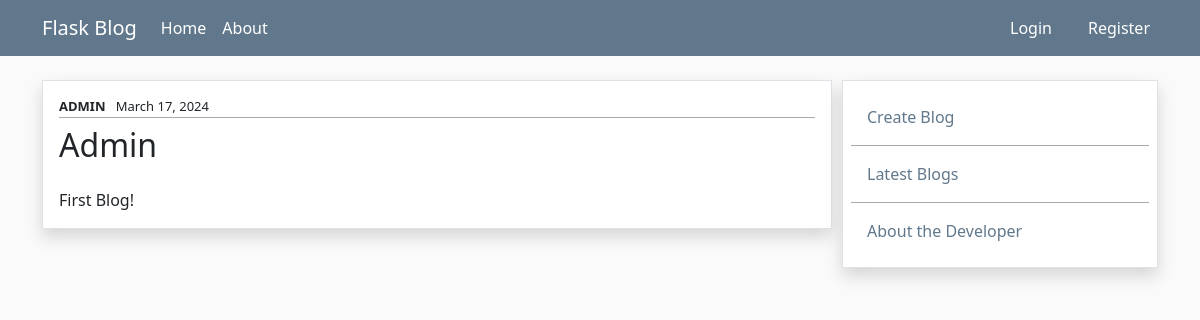
The app's page /home, older data.
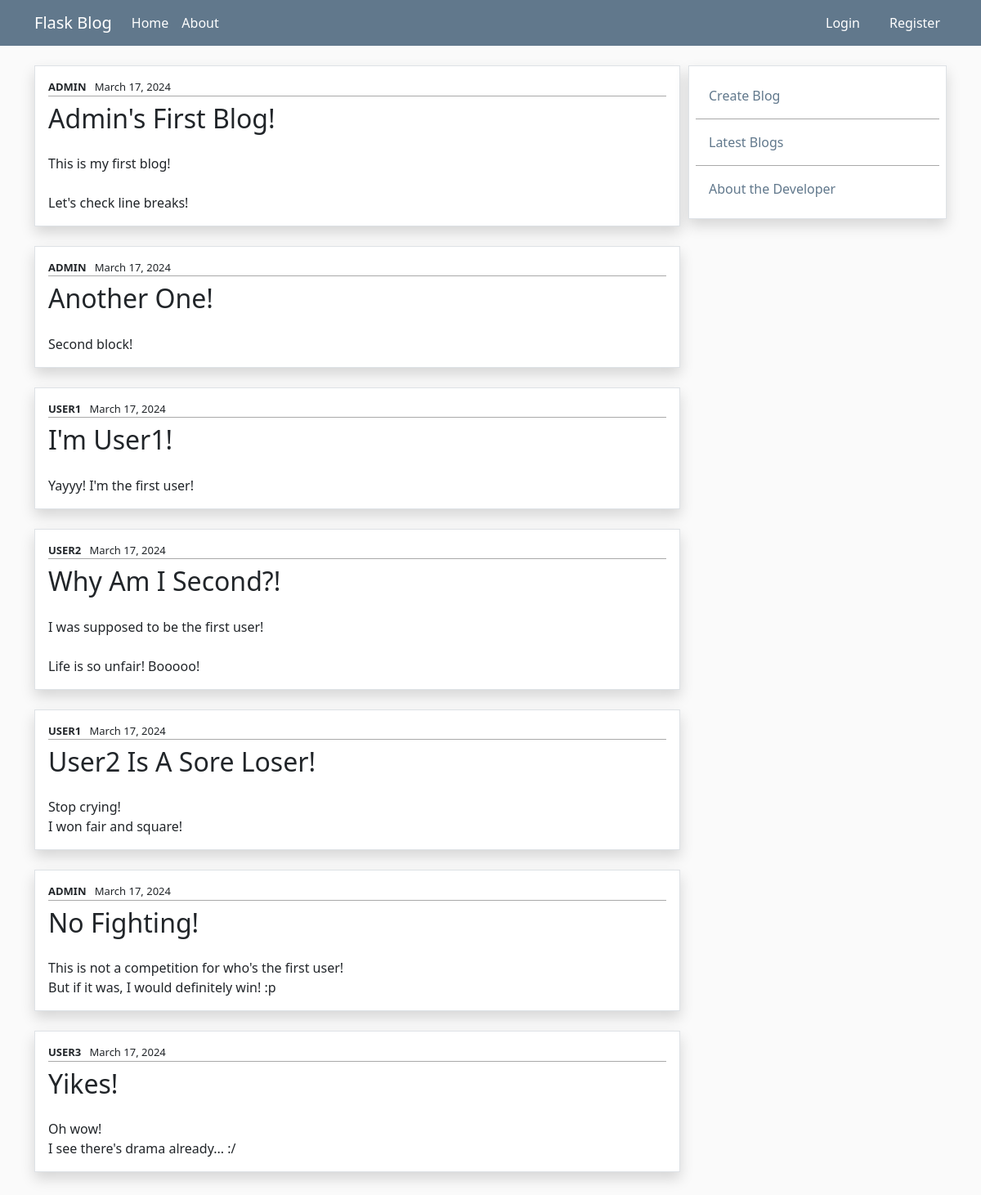
The same page, newer data.
### app.py (models this page shows, shortened)
class Users(db.Model, UserMixin):
    id = db.Column(db.Integer, primary_key=True)
    username = db.Column(db.String(100), nullable=False, unique=True)
    email = db.Column(db.String(100), nullable=False, unique=True)
    hashed_password = db.Column(db.String(500), nullable=False)
    date_added = db.Column(db.DateTime, default = datetime.now())
    blogs = db.relationship('Blogs', backref='author')
    @property
    def password(self):
        '''Make sure password cannot be accessed'''
        raise AttributeError('Password cannot be accessed!')

class Blogs(db.Model):
    id = db.Column(db.Integer, primary_key=True)
    blog_title = db.Column(db.String(100), nullable=False)
    blog_content = db.Column(db.Text, nullable=False)
    date_posted = db.Column(db.DateTime, default=datetime.now())
    author_id = db.Column(db.Integer, db.ForeignKey('users.id'))

### app.py (the view)
@app.route("/")
@app.route("/home")
def index():
    blogs = Blogs.query.order_by(Blogs.id)
    users_with_blogs = Users.query.filter(Users.blogs.any()).all()
    return render_template("index.html", blogs=blogs, users_with_blogs=users_with_blogs)

### templates/index.html (shortened to what this page needs)
{% extends 'base.html' %}
{% block content %}
    {% for blog in blogs %}
        <div class="border container shadow p-3" style="background-color: white;">
            {% set author = None %}
            {% for user in users_with_blogs %}
                {% if user.id == blog.author_id %}
                    {% set author = user.username %}
                    <div style= "font-size: small; border-bottom: 1px solid darkgray;">
                            <strong style="text-transform: uppercase;">{{ author }}</strong>&nbsp;&nbsp;
                            {{ blog.date_posted.strftime('%B %d, %Y') }}
                    </div>
                    {% set break_loop = true %}
                {% endif %}
            {% endfor %}
                <div style="margin-top: 8px;">
                    <h2 style="margin-bottom: 0; padding-bottom: 0; text-transform: capitalize;"> {{ blog.blog_title }} </h2>
                </div>
                <div style="white-space: pre-line; padding-top: 0;">
                    {{ blog.blog_content.strip() | safe }}
                </div>
        </div>
        <br/>
    {% endfor %}
        <br/>
        <br/>
{% endblock %}

### templates/base.html (shortened to what this page needs)
<!doctype html>
<html lang="en">
  <head>
    <link href="https://cdn.jsdelivr.net/npm/bootstrap@5.3.3/dist/css/bootstrap.min.css" rel="stylesheet">
  </head>
  <body style="background-color: rgba(250,250,250,255);">
    {% include 'nav_bar.html' %}
    <br/>
    <div class="container" style="display: flex;">
      <div style="width: 100%; margin-right: 10px;">
          {% block content %}
          {% endblock %}
      </div>
      <div style="width: 40%;">
        {% include 'sidebar.html' %}
      </div>
    </div>
  </body>
</html>

### templates/nav_bar.html (shortened to what this page needs)
<nav class="navbar navbar-sticky navbar-expand-lg" style="background-color: rgba(97,120,140,255);">
    <div class="container container-fluid">
      <a class="navbar-brand" style="color:white" href="{{url_for('index')}}">Flask Blog</a>
      <div class="collapse navbar-collapse" id="navbarSupportedContent">
        <ul class="navbar-nav me-auto mb-2 mb-lg-0">
          <li class="nav-item">
            <a class="nav-link active" aria-current="page" style="color:white;" href="{{url_for('index')}}">Home</a>
          </li>
          <li class="nav-item">
            <a class="nav-link active" aria-current="page" style="color:white;" href="{{url_for('about')}}">About</a>
          </li>
        </ul>
        <ul class="navbar-nav" style="list-style-type: none;">
            {% if current_user.is_authenticated %}
              <li class="nav-item">
                <a class="nav-link active"  href="{{url_for('logout')}}" aria-current="page" style="color:white; margin-right: 20px;">Logout</a>
              </li>
            {% else %}
              <li class="nav-item">
                <a class="nav-link active"  href="{{url_for('login')}}" aria-current="page" style="color:white; margin-right: 20px;">Login</a>
              </li>
            {% endif %}
            <li class="nav-item">
              <a class="nav-link" href="{{url_for('add_user')}}" style="color:white">Register</a>
            </li>
        </ul>
      </div>
    </div>
</nav>

### templates/sidebar.html (shortened to what this page needs)
<div class="container container-sidebar border shadow p-2" style="background-color: white; border: 1px solid rgba(97, 120, 140, 0.1);">
    <div class="p-3 highlight-on-hover inner-div">
        <a class="nav-link active" aria-current="page" style="color: rgba(97, 120, 140, 255);" href="{{url_for('create_blog')}}">Create Blog</a>
    </div>
    <div class="p-3 highlight-on-hover inner-div">
        <a class="nav-link active" aria-current="page" style="color: rgba(97, 120, 140, 255);" href="{{url_for('latest_blogs')}}">Latest Blogs</a>
    </div>
    <div class="p-3 highlight-on-hover inner-div">
        <a class="nav-link active" aria-current="page" style="color: rgba(97, 120, 140, 255);" href="https://waheed816.github.io/" target="_blank">About the Developer</a>
    </div>
</div>

### templates/nav_bar.html (style rules this page uses)
.navbar-sticky { position: sticky; top: 0; z-index: 101; }

### templates/sidebar.html (style rules this page uses)
.inner-div { border-bottom: 1px solid darkgray; }
.inner-div:last-child { border-bottom: none; }
.container-sidebar { position: sticky; top: 65px; z-index: 100; }

Row changes from the older to the newer data that the page shows:
changed Blogs: blog_title "Admin" → "Admin's First Blog!"; blog_content.strip "First Blog!" → "This is my first blog! Let's check line breaks!"
added Blogs: date_posted "March 17, 2024", blog_title "Another One!", blog_content.strip "Second block!", Users (username "ADMIN")
added Blogs: date_posted "March 17, 2024", blog_title "I'm User1!", blog_content.strip "Yayyy! I'm the first user!"
added Users: username "USER1"
added Blogs: date_posted "March 17, 2024", blog_title "Why Am I Second?!", blog_content.strip "I was supposed to be the first user! Life is so unfair! Booooo!"
added Users: username "USER2", shown under "Why Am I Second?!"
added Blogs: date_posted "March 17, 2024", blog_title "User2 Is A Sore Loser!", blog_content.strip "Stop crying! I won fair and square!"
added Blogs: date_posted "March 17, 2024", blog_title "No Fighting!", blog_content.strip "This is not a competition for who's the first user! But if it was, I would definitely win! :p", Users (username "ADMIN")
added Blogs: date_posted "March 17, 2024", blog_title "Yikes!", blog_content.strip "Oh wow! I see there's drama already... :/"
added Users: username "USER3", shown under "Yikes!"
